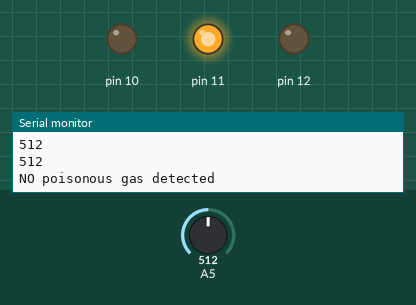
The sketch below on a simulated Arduino Uno, built with avr-gcc and run on an emulated ATmega328P. On the bench: output pins drawn as LEDs (lit = HIGH), the last lines printed to the serial monitor. The inputs (shaded band) are chosen by the test bench; at power-on: A5 = 512.

Above: at 1.2 s.
1.3 s: A5 set to 582
4.3 s: A5 set to 609
At 5.3 s:
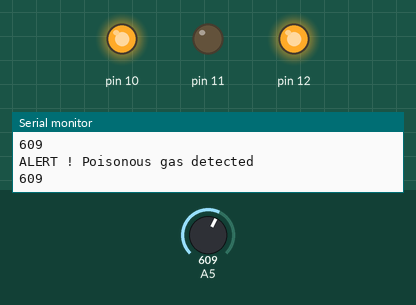
5.8 s: A5 set to 590
At 6.9 s:
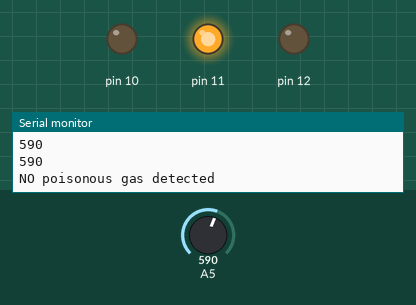
7.3 s: A5 set to 610
At 8.2 s:
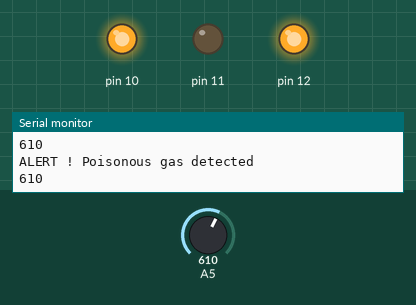
Timing chart, 0 to 9.8 s (numbered marks = the images above; inputs shaded):
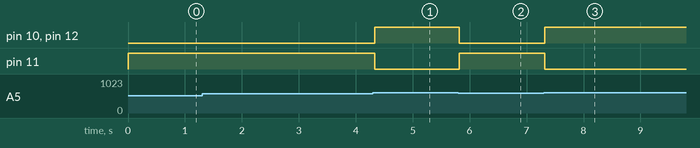

Measured:
- the behaviour switches between 600 and 601 on A5 (found by bisection; images 0 and 1)
- after the input at 4.3 s, pin 10, pin 12: LOW → HIGH at once; pin 11: HIGH → LOW at once
- after the input at 5.8 s, pin 10, pin 12: HIGH → LOW at once; pin 11: LOW → HIGH at once
- after the input at 7.3 s, pin 10, pin 12: LOW → HIGH at once; pin 11: HIGH → LOW at once

The sketch:

Air_monitoring.ino
```cpp
// C++ code
//
int value = 0;

void setup()
{
  pinMode(A5, INPUT);
  Serial.begin(9600);
  pinMode(10, OUTPUT);
  pinMode(11, OUTPUT);
  pinMode(12, OUTPUT);
}

void loop()
{
  value = analogRead(A5);
  Serial.println(value);
  if (value > 600) {
    digitalWrite(10, HIGH);
    digitalWrite(11, LOW);
    digitalWrite(12, HIGH);
    Serial.println("ALERT ! Poisonous gas detected");
    Serial.println(analogRead(A5));
  } else {
    digitalWrite(10, LOW);
    digitalWrite(11, HIGH);
    digitalWrite(12, LOW);
    Serial.println("NO poisonous gas detected");
    Serial.println(analogRead(A5));
  }
  delay(10); // Delay a little bit to improve simulation performance
}
```
